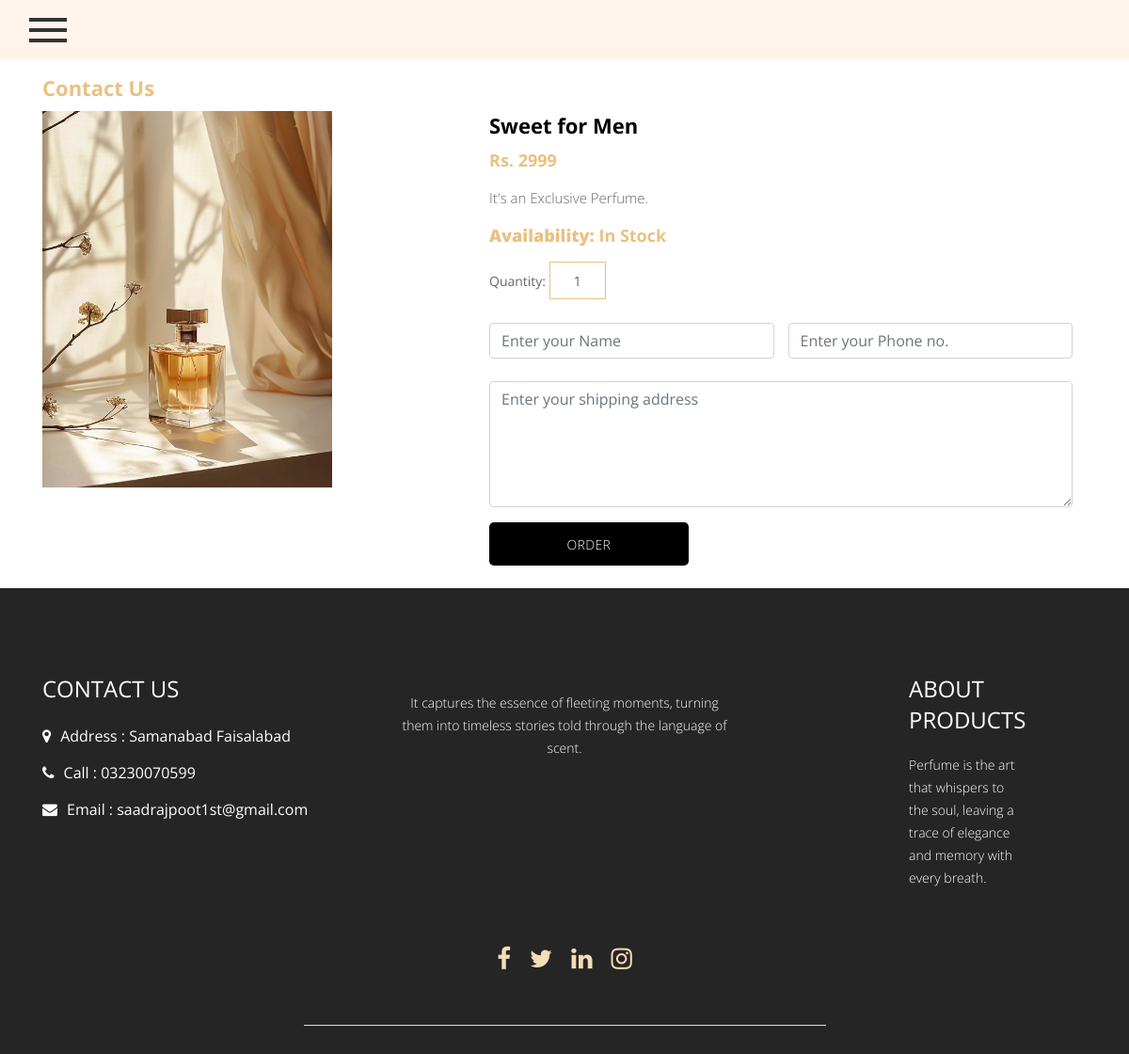
Page /order.php?productId=3 on the committed database.
### tables this page shows
CREATE TABLE `products` (
  `id` int(255) NOT NULL,
  `product_name` varchar(255) DEFAULT NULL,
  `description` varchar(255) DEFAULT NULL,
  `image` longblob DEFAULT NULL,
  `price` int(255) DEFAULT NULL,
  `dated` datetime(6) NOT NULL DEFAULT current_timestamp(6)
);

### order.php (the view, shortened to what this page needs)
<?php
include_once('connection.php');
$productId = $_GET['productId'];
$selectProduct = "SELECT * FROM products WHERE id = '$productId'";
$selectQuery = mysqli_query($conn, $selectProduct);
$row = mysqli_fetch_assoc($selectQuery);
?>
<!DOCTYPE html>
<html lang="en">
<head>
    <link rel="stylesheet" type="text/css" href="css/bootstrap.min.css">
    <link rel="stylesheet" type="text/css" href="css/style.css">
    <link rel="stylesheet" href="css/responsive.css">
    <link rel="stylesheet" href="css/jquery.mCustomScrollbar.min.css">
    <link rel="stylesheet" href="https://netdna.bootstrapcdn.com/font-awesome/4.0.3/css/font-awesome.css">
    <link rel="stylesheet" href="css/owl.theme.default.min.css">
    <link rel="stylesheet" href="https://cdnjs.cloudflare.com/ajax/libs/fancybox/2.1.5/jquery.fancybox.min.css"
        media="screen">
    <link href="https://unpkg.com/gijgo@1.9.13/css/gijgo.min.css" rel="stylesheet" type="text/css" />
</head>
<body>
    <div class="header_section">
        <div class="container-fluid">
            <nav class="navbar navbar-light bg-light justify-content-between">
                <span class="toggle_icon" onclick="openNav()"><img src="images/toggle-icon.png"></span>
            </nav>
        </div>
    </div>
    <div class="container">
        <div class="row">
            <div class="col-md-12">
                <h1 class="heading">Contact Us</h1>
            </div>
            <?php
        if ($row) {
          $imagePath = "./123/adminsite/products/" . $row['image'];
          $pName = $row['product_name'];
          $pPrice = $row['price'];
          $pDescription = $row['description'];
        ?>
            <div class="col-md-5">
                <img src="<?php echo $imagePath; ?>" alt="<?php echo $pName; ?>" alt="" style="height: 400px;">
            </div>
            <div class="col-md-7 product_details">
                <h2 class="">
                    <?php echo $pName; ?>
                </h2>
                <p class="clr m-0 p-0">Rs.
                    <?php echo $pPrice; ?>
                </p>
                <p class="m-0 pt-3">
                    <?php echo $pDescription; ?>
                </p>
                <p class="m-0 pt-3 clr"><b>Availability:</b> In Stock</p>
                <form action="" method="get" class="pt-3">
                    <div class="container-fluid">
                        <div class="row">
                            <div class="col-md-12 m-0 p-0">
                                <label>Quantity:</label>
                                <input type="text" value="1" name="quantity" class="quantity">
                            </div>
                            <div class="col-md-6 ml-0 pl-0 mt-4">
                                <fieldset>
                                    <input type="text" name="name" class="form-control" id="name"
                                        placeholder="Enter your Name">
                                </fieldset>
                            </div>
                            <div class="col-md-6 ml-0 pl-0 mt-4">
                                <fieldset>
                                    <input type="text" name="phoneNumber" class="form-control" id="name"
                                        placeholder="Enter your Phone no.">
                                </fieldset>
                            </div>
                            <div class="col-md-12 ml-0 pl-0 mt-4">
                                <fieldset>
                                    <textarea type="text" name="address" class="form-control" id="name"
                                        placeholder="Enter your shipping address" cols="50" rows="5"></textarea>
                                </fieldset>
                            </div>
                            <div class="col-md-6 mt-3 ml-0 pl-0">
                                <button class="btn order" name="order">Order</button>
                            </div>
                        </div>
                    </div>
                </form>
            </div>
            <?php } ?>
        </div>
    </div>
    <div class="footer_section layout_padding mt-4">
        <div class="container">
            <div class="contact_section_2">
                <div class="row">
                    <div class="col-sm-4">
                        <h3 class="address_text">Contact Us</h3>
                        <div class="address_bt">
                            <ul>
                                <li>
                                    <a href="#">
                                        <i class="fa fa-map-marker" aria-hidden="true"></i><span
                                            class="padding_left10">Address : Samanabad Faisalabad</span>
                                    </a>
                                </li>
                                <li>
                                    <a href="#">
                                        <i class="fa fa-phone" aria-hidden="true"></i><span class="padding_left10">Call
                                            : 03230070599</span>
                                    </a>
                                </li>
                                <li>
                                    <a href="#">
                                        <i class="fa fa-envelope" aria-hidden="true"></i><span
                                            class="padding_left10">Email : saadrajpoot1st@gmail.com</span>
                                    </a>
                                </li>
                            </ul>
                        </div>
                    </div>
                    <div class="col-sm-4">
                        <p class="dummy_text"> It captures the essence of fleeting moments, turning them into timeless
                            stories told through the language of scent.</p>
                    </div>
                    <div class="col-sm-4">
                        <div class="main">
                            <h3 class="address_text">About Products</h3>
                            <p class="ipsum_text">Perfume is the art that whispers to the soul, leaving a trace of
                                elegance and memory with every breath.</p>
                        </div>
                    </div>
                </div>
            </div>
            <div class="social_icon">
                <ul>
                    <li>
                        <a href="#"><i class="fa fa-facebook" aria-hidden="true"></i></a>
                    </li>
                    <li>
                        <a href="#"><i class="fa fa-twitter" aria-hidden="true"></i></a>
                    </li>
                    <li>
                        <a href="#"><i class="fa fa-linkedin" aria-hidden="true"></i></a>
                    </li>
                    <li>
                        <a href="#"><i class="fa fa-instagram" aria-hidden="true"></i></a>
                    </li>
                </ul>
            </div>
        </div>
    </div>
</body>
</html>

### css/style.css (style rules this page uses)
* { box-sizing: border-box !important; transition: ease all 0.5s; }
html { scroll-behavior: smooth; }
body { color: #666666; font-size: 14px; line-height: 1.80857; font-weight: normal; overflow-x: hidden; font-family: 'Open Sans', sans-serif; }
a { color: #1f1f1f; text-decoration: none !important; outline: none !important; -webkit-transition: all .3s ease-in-out; -moz-transition: all .3s ease-in-out; -ms-transition: all .3s ease-in-out; -o-transition: all .3s ease-in-out; transition: all .3s ease-in-out; }
h1, h2, h3, h4, h5, h6 { letter-spacing: 0; font-weight: normal; position: relative; padding: 0 0 10px 0; font-weight: normal; line-height: normal; color: #111111; margin: 0 }
h1 { font-size: 24px }
h2 { font-size: 22px }
h3 { font-size: 18px }
*, *::after, *::before { -webkit-box-sizing: border-box; -moz-box-sizing: border-box; box-sizing: border-box; }
ul, li, ol { margin: 0px; padding: 0px; list-style: none; }
p { margin: 20px; font-weight: 300; font-size: 15px; line-height: 24px; }
a { color: #222222; text-decoration: none; outline: none !important; }
a, .btn { text-decoration: none !important; outline: none !important; -webkit-transition: all .3s ease-in-out; -moz-transition: all .3s ease-in-out; -ms-transition: all .3s ease-in-out; -o-transition: all .3s ease-in-out; transition: all .3s ease-in-out; }
img { max-width: 100%; height: auto; }
button { border: 0; margin: 0; padding: 0; cursor: pointer; }
.layout_padding { padding-top: 90px; padding-bottom: 0px; }
.header_section { width: 100%; float: left; background-color: #fef4ec; height: auto; background-size: 100%; }
.bg-light { background-color: transparent!important; }
.toggle_icon { padding: 10px 0px; }
.heading { font-weight: 700 !important; font-size: 22px !important; color: #e9c181 !important; margin-top: 15px !important; }
.product_details h2 { color: #000; font-weight: 700; }
.clr { color: #e9c181; font-size: 18px; font-weight: bold; }
.quantity { border: 1px solid #e9c181; font-weight: 300; height: 40px; width: 60px; text-align: center; }
.order { width: 70%; height: 46px; cursor: pointer; background-color: #000 !important; color: #ffffff; outline: none; border-radius: 5px; padding: 10px 15px; display: inline-block; font-size: 14px; text-transform: uppercase; font-weight: 300; letter-spacing: 0.4px; text-decoration: none; transition: all 0.5s; box-shadow: none; border: none; }
.footer_section { width: 100%; float: left; background-color: #252525; height: auto; background-size: 100%; padding-bottom: 30px; }
.address_bt { width: 100%; float: left; }
.address_bt ul { margin: 0px; padding: 0px; }
.address_bt li { font-size: 16px; color: #ffffff; padding: 10px 0px 0px 0px; }
.address_bt li a { color: #ffffff; }
.padding_left10 { padding-left: 10px; }
.address_text { font-size: 24px; color: #ffffff; text-transform: uppercase; }
.dummy_text { width: 100%; float: left; font-size: 14px; color: #ffffff; margin: 0px; text-align: center; padding-top: 20px; }
.ipsum_text { width: 65%; float: left; font-size: 14px; color: #ffffff; margin: 0px; padding-top: 10px; }
.main { width: 54%; float: right; }
.social_icon { width: 50%; margin: 0 auto; text-align: center; padding-top: 40px; border-bottom: 1px solid #f5ddb6; padding-bottom: 30px; }
.social_icon ul { margin: 0px; padding: 0px; display: inline-block; text-align: center; }
.social_icon li { float: left; font-size: 26px; color: #f5ddb6; padding: 10px; }
.social_icon li a { color: #f5ddb6; }

### rows in the picture
products: image (picture), product_name "Sweet for Men", price "2999", description "It's an Exclusive Perfume."
